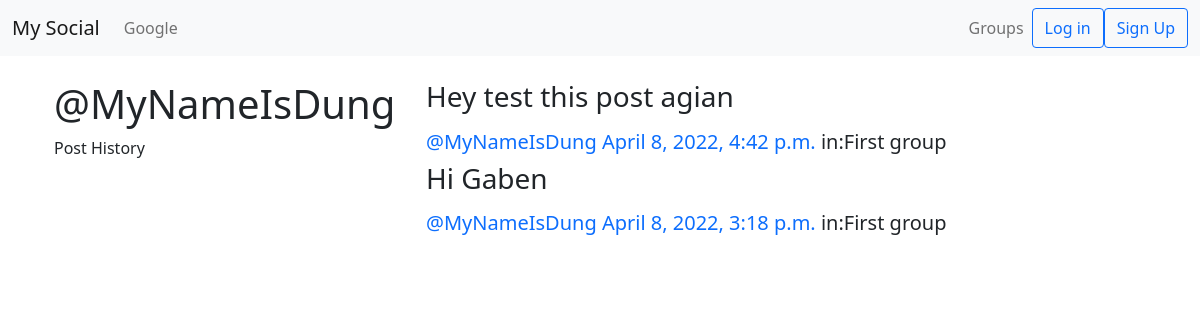
The app's page /posts/by/MyNameIsDung/ with its own data.
### posts/models.py (models this page shows, shortened)
class Post(models.Model):
    user = models.ForeignKey(User,related_name='posts',on_delete=models.CASCADE)
    created_at = models.DateTimeField(auto_now_add=True)
    message = models.TextField()
    message_html = models.TextField(editable=False)
    group = models.ForeignKey(Group,related_name='posts',null=True,blank=True,on_delete=models.CASCADE)
    class Meta:
        ordering =['-created_at']
        unique_together = ['user', 'message']

### groups/models.py (models this page shows, shortened)
class Group(models.Model):
    name = models.CharField(max_length=235, unique=True)
    slug = models.SlugField(allow_unicode=True,unique=True)
    descripsion = models.TextField(blank=True,default='')
    descripsion_html = models.TextField(editable=False,default='',blank=True)
    member = models.ManyToManyField(User,through='GroupMember')

### posts/views.py (the view)
# urls.py: path('by/<str:username>/',views.UserPost.as_view(),name='for_user'),
class UserPost(ListView):
    model = models.Post
    template_name = 'posts/user_post_list.html'
    def get_queryset(self):
        try:
            self.post_user = User.objects.prefetch_related('posts').get(username__iexact=self.kwargs.get('username'))
        except User.DoesNotExist:
            raise Http404
        else:
            return self.post_user.posts.all()
    def get_context_data(self, **kwargs):
        context = super().get_context_data(**kwargs)
        context["post_user"] = self.post_user
        return context

### posts/templates/posts/user_post_list.html (shortened to what this page needs)
{% extends 'posts/post_base.html' %}
{% block prepost %}
<div class='col-md-4'>
    <h1>@{{ post_user.username }}</h1>
    <p>Post History</p>
</div>
{% endblock %}
{% block post_content %}
<div class='col-md-8'>
    {% for post in post_list %}
        {% include 'posts/_post.html' %}
    {% endfor %}
</div>
{% endblock %}

### posts/templates/posts/_post.html (shortened to what this page needs)
<div class='post media'>
    <h3>{{ post.message_html|safe }}</h3>
    <div class='media-body'>
        <h5 class='media-heading'>
            <span class='username'>
                <a href="{% url 'posts:for_user' username=post.user.username %}">@{{ post.user.username }}</a>
            </span>
            <time class='time'>
                <a href="{% url 'posts:single' username=post.user.username pk=post.pk %}">{{ post.created_at }}</a>
            </time>
            {% if post.group %}
			<span class="group-name">in:{{ post.group.name }}</span>
			{% endif %}
        </h5>
    </div>
</div>

### static/css/mater.css (style rules this page uses)
a:link { text-decoration: none; }

### records on screen
Post: message_html "Hey test this post agian", user.username "MyNameIsDung", created_at "April 8, 2022, 4:42 p.m.", group.name "First group"
Post: message_html "Hi Gaben", user.username "MyNameIsDung", created_at "April 8, 2022, 3:18 p.m.", group.name "First group"

### other values on screen
{{ post_user.username }} "MyNameIsDung"
